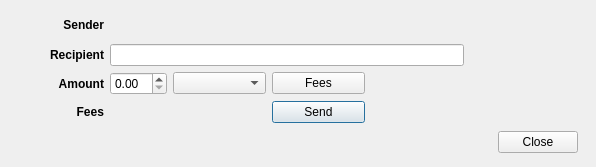
<?xml version="1.0" encoding="UTF-8"?>
<ui version="4.0">
 <class>TransferDialog</class>
 <widget class="QDialog" name="TransferDialog">
  <property name="geometry">
   <rect>
    <x>0</x>
    <y>0</y>
    <width>596</width>
    <height>167</height>
   </rect>
  </property>
  <property name="windowTitle">
   <string>Transfer</string>
  </property>
  <layout class="QGridLayout" name="gridLayout">
   <item row="3" column="3">
    <widget class="QPushButton" name="sendButton">
     <property name="text">
      <string>Send</string>
     </property>
    </widget>
   </item>
   <item row="2" column="3">
    <widget class="QPushButton" name="feesButton">
     <property name="text">
      <string>Fees</string>
     </property>
    </widget>
   </item>
   <item row="3" column="0">
    <widget class="QLabel" name="feesLabel">
     <property name="font">
      <font>
       <weight>75</weight>
       <bold>true</bold>
      </font>
     </property>
     <property name="text">
      <string>Fees</string>
     </property>
     <property name="alignment">
      <set>Qt::AlignRight|Qt::AlignTrailing|Qt::AlignVCenter</set>
     </property>
    </widget>
   </item>
   <item row="2" column="2">
    <widget class="QComboBox" name="amountUnitComboBox"/>
   </item>
   <item row="0" column="8">
    <widget class="QLabel" name="senderBalanceValueLabel">
     <property name="text">
      <string/>
     </property>
    </widget>
   </item>
   <item row="1" column="8">
    <widget class="QLabel" name="recipientBalanceValueLabel">
     <property name="text">
      <string/>
     </property>
    </widget>
   </item>
   <item row="2" column="0">
    <widget class="QLabel" name="amountLabel">
     <property name="font">
      <font>
       <weight>75</weight>
       <bold>true</bold>
      </font>
     </property>
     <property name="text">
      <string>Amount</string>
     </property>
     <property name="alignment">
      <set>Qt::AlignRight|Qt::AlignTrailing|Qt::AlignVCenter</set>
     </property>
    </widget>
   </item>
   <item row="2" column="1">
    <widget class="QDoubleSpinBox" name="amountDoubleSpinBox">
     <property name="sizePolicy">
      <sizepolicy hsizetype="Fixed" vsizetype="Fixed">
       <horstretch>0</horstretch>
       <verstretch>0</verstretch>
      </sizepolicy>
     </property>
    </widget>
   </item>
   <item row="1" column="0">
    <widget class="QLabel" name="recipientLabel">
     <property name="font">
      <font>
       <weight>75</weight>
       <bold>true</bold>
      </font>
     </property>
     <property name="text">
      <string>Recipient</string>
     </property>
     <property name="alignment">
      <set>Qt::AlignRight|Qt::AlignTrailing|Qt::AlignVCenter</set>
     </property>
    </widget>
   </item>
   <item row="1" column="1" colspan="4">
    <widget class="QLineEdit" name="recipientAddressLineEdit">
     <property name="sizePolicy">
      <sizepolicy hsizetype="Preferred" vsizetype="Fixed">
       <horstretch>0</horstretch>
       <verstretch>0</verstretch>
      </sizepolicy>
     </property>
    </widget>
   </item>
   <item row="4" column="1" colspan="4">
    <widget class="QLabel" name="sendStatusLabel">
     <property name="styleSheet">
      <string notr="true"/>
     </property>
     <property name="text">
      <string/>
     </property>
     <property name="alignment">
      <set>Qt::AlignCenter</set>
     </property>
    </widget>
   </item>
   <item row="0" column="0">
    <widget class="QLabel" name="senderLabel">
     <property name="font">
      <font>
       <weight>75</weight>
       <bold>true</bold>
      </font>
     </property>
     <property name="text">
      <string>Sender</string>
     </property>
     <property name="alignment">
      <set>Qt::AlignRight|Qt::AlignTrailing|Qt::AlignVCenter</set>
     </property>
    </widget>
   </item>
   <item row="0" column="1" colspan="4">
    <widget class="QLabel" name="senderAddressValueLabel">
     <property name="text">
      <string/>
     </property>
    </widget>
   </item>
   <item row="4" column="8" alignment="Qt::AlignHCenter">
    <widget class="QDialogButtonBox" name="buttonBox">
     <property name="sizePolicy">
      <sizepolicy hsizetype="Preferred" vsizetype="Preferred">
       <horstretch>0</horstretch>
       <verstretch>0</verstretch>
      </sizepolicy>
     </property>
     <property name="standardButtons">
      <set>QDialogButtonBox::Close</set>
     </property>
    </widget>
   </item>
   <item row="2" column="5">
    <widget class="QLabel" name="loaderIconLabel">
     <property name="enabled">
      <bool>true</bool>
     </property>
     <property name="maximumSize">
      <size>
       <width>16</width>
       <height>16</height>
      </size>
     </property>
     <property name="text">
      <string/>
     </property>
     <property name="scaledContents">
      <bool>true</bool>
     </property>
    </widget>
   </item>
   <item row="3" column="1">
    <widget class="QLabel" name="feesValueLabel">
     <property name="text">
      <string/>
     </property>
    </widget>
   </item>
  </layout>
 </widget>
 <resources>
  <include location="../../icons/tikka.slots.pyqt.resources.icons.index.qrc"/>
 </resources>
 <connections/>
</ui>
